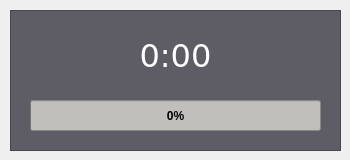
        <widget class="QWidget" name="tab_3">
         <attribute name="title">
          <string>New Session</string>
         </attribute>
         <widget class="QFrame" name="frame_progress">
          <property name="geometry">
           <rect>
            <x>10</x>
            <y>10</y>
            <width>331</width>
            <height>141</height>
           </rect>
          </property>
          <property name="autoFillBackground">
           <bool>false</bool>
          </property>
          <property name="styleSheet">
           <string notr="true">background-color: rgb(94, 92, 100);</string>
          </property>
          <property name="frameShape">
           <enum>QFrame::StyledPanel</enum>
          </property>
          <property name="frameShadow">
           <enum>QFrame::Raised</enum>
          </property>
          <widget class="QProgressBar" name="progressBar_session">
           <property name="geometry">
            <rect>
             <x>20</x>
             <y>90</y>
             <width>291</width>
             <height>31</height>
            </rect>
           </property>
           <property name="font">
            <font>
             <weight>75</weight>
             <bold>true</bold>
            </font>
           </property>
           <property name="styleSheet">
            <string notr="true">background-color: rgb(192, 191, 188);
selection-color: rgb(0, 0, 0);
selection-background-color: rgb(98, 160, 234)</string>
           </property>
           <property name="value">
            <number>0</number>
           </property>
          </widget>
          <widget class="QLabel" name="label_progressTimer">
           <property name="geometry">
            <rect>
             <x>30</x>
             <y>20</y>
             <width>271</width>
             <height>51</height>
            </rect>
           </property>
           <property name="font">
            <font>
             <family>DejaVu Sans</family>
             <pointsize>24</pointsize>
            </font>
           </property>
           <property name="styleSheet">
            <string notr="true">color : rgb(255, 255, 255)</string>
           </property>
           <property name="text">
            <string>0:00</string>
           </property>
           <property name="alignment">
            <set>Qt::AlignCenter</set>
           </property>
          </widget>
         </widget>
        </widget>
